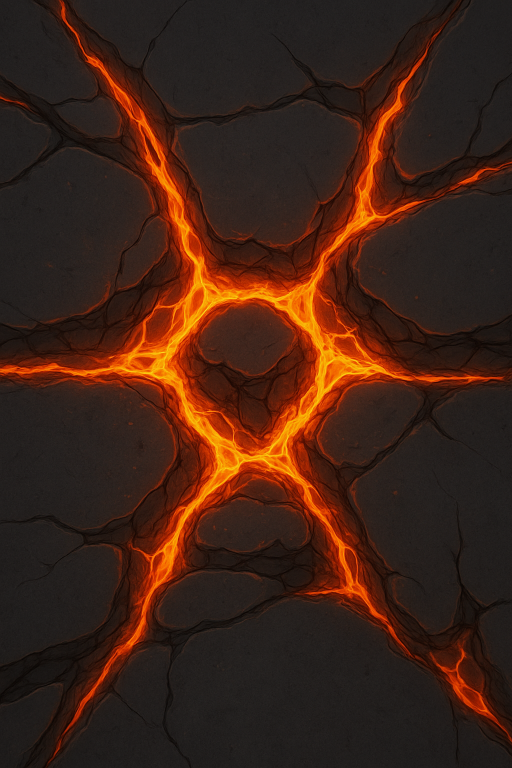
#> input picture generate atlas/fire.png, 1024 x 1536 px (shown at 1/2 size)
$ python make_atlas.py
#> lines starting #> are read from the running program, lines starting #| are printed output that depends on the picture
from PIL import Image

fire = Image.open("fire.png")
#> fire is the input picture: PIL image 1024x1536 RGB; mean R, G, B 64.1, 34.6, 21.8
ice = Image.open("ice.png")
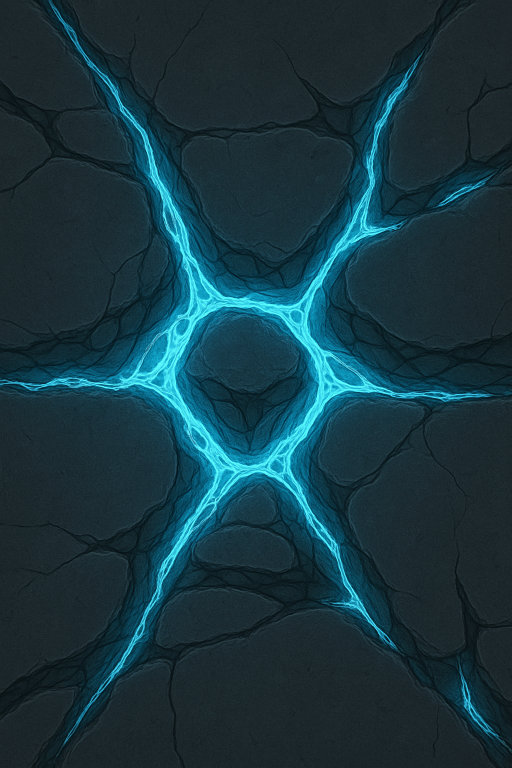
#> input picture generate atlas/ice.png, 1024 x 1536 px (shown at 1/2 size)
#> ice is the input picture: PIL image 1024x1536 RGB; mean R, G, B 23.7, 55.2, 64.8
radioactive = Image.open("radioactive.png")
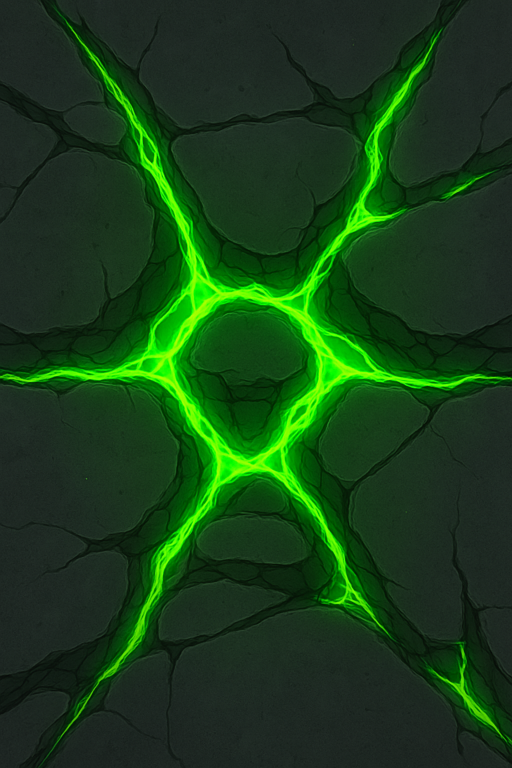
#> input picture generate atlas/radioactive.png, 1024 x 1536 px (shown at 1/2 size)
#> radioactive is the input picture: PIL image 1024x1536 RGB; mean R, G, B 23.3, 63.8, 23.5

atlas = Image.new("RGBA", (1024 * 3, 1536))
#> atlas: PIL image 3072x1536 RGBA; every value is 0
atlas.paste(fire, (0, 0))
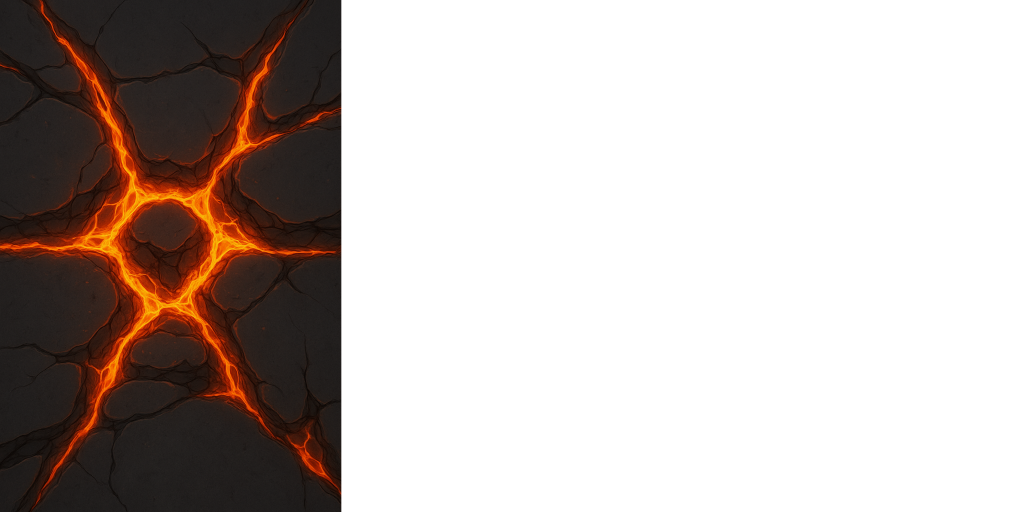
#> atlas: PIL image 3072x1536 RGBA (shown at 1/3 size); mean R, G, B, A 21.4, 11.5, 7.3, 85; transparent parts drawn white
atlas.paste(ice, (1024, 0))
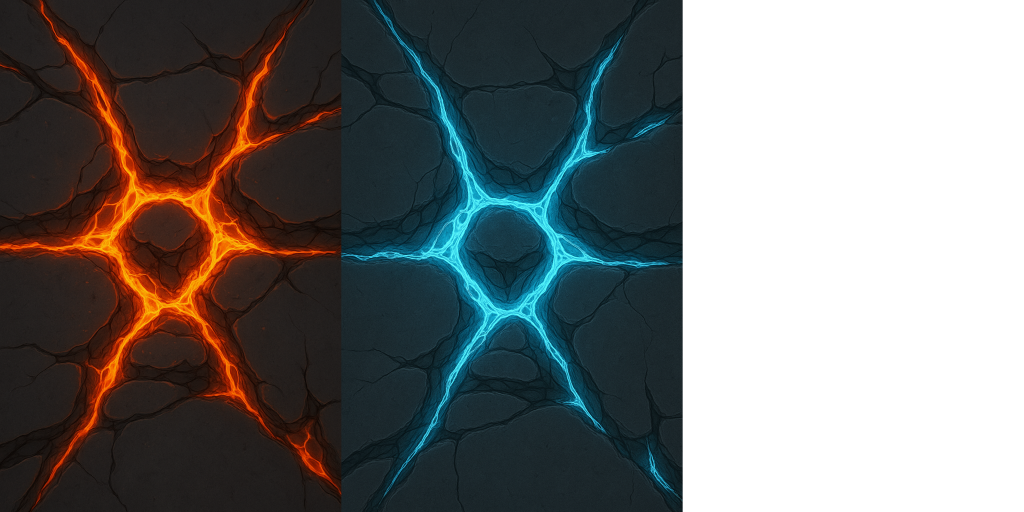
#> atlas: PIL image 3072x1536 RGBA (shown at 1/3 size); mean R, G, B, A 29.3, 29.9, 28.9, 170; transparent parts drawn white
atlas.paste(radioactive, (2048, 0))
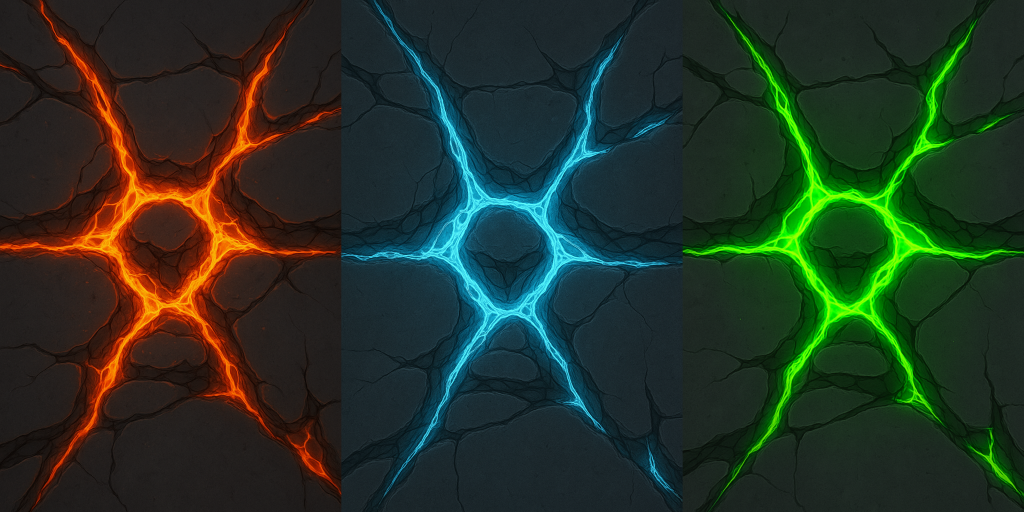
#> atlas: PIL image 3072x1536 RGBA (shown at 1/3 size); mean R, G, B, A 37, 51.2, 36.7, 255

atlas.save("atlas.png")
print("Created atlas.png")
